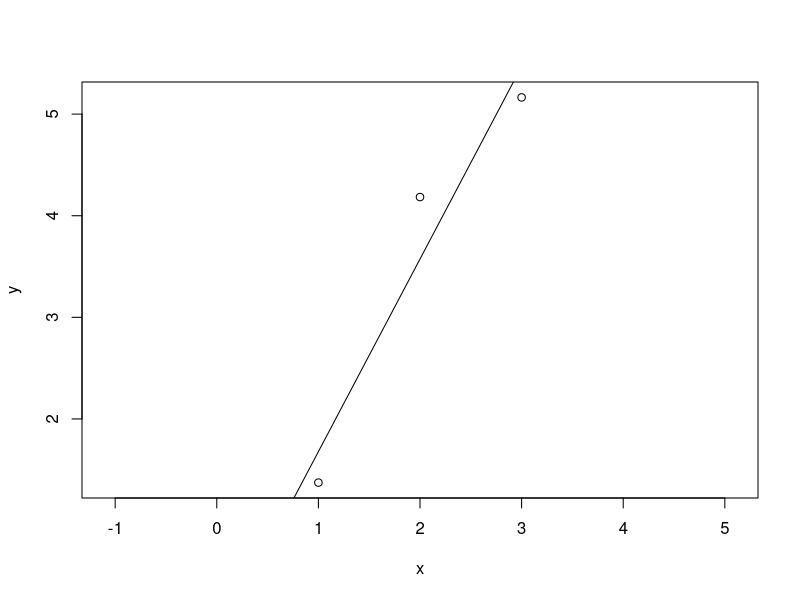
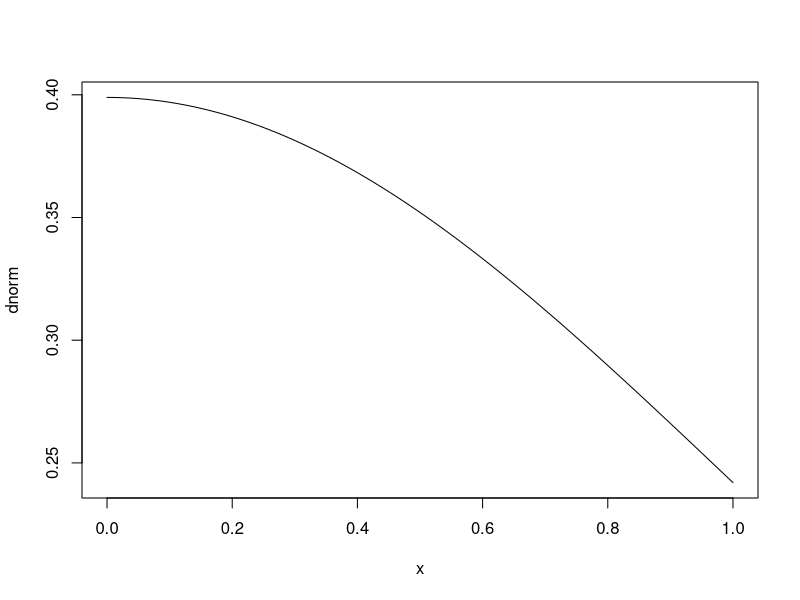
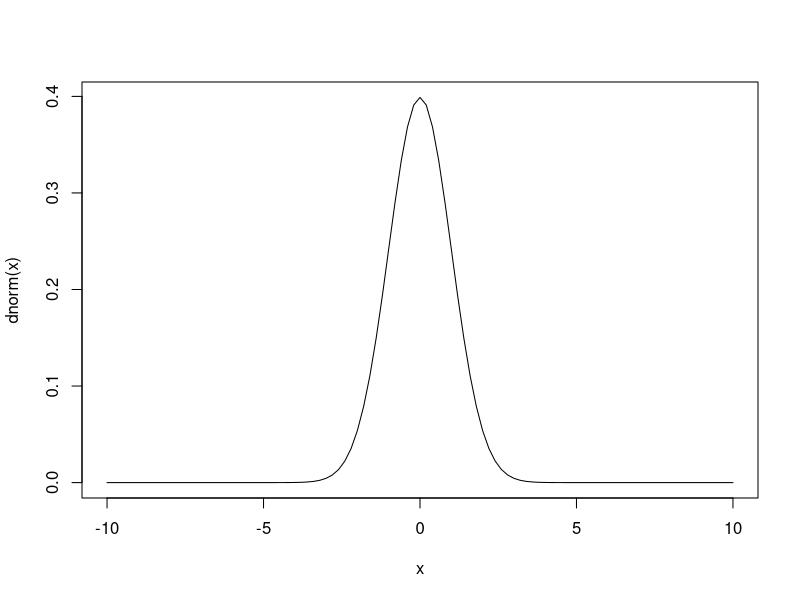

The R script that drew these images, in order:
# Create a vector called x
x <- c(1, 2, 3)
# y = 2*x
y = 2 * x
# Data frame
a <- data.frame(x, y)
# Data frame
data.frame(x, y)
a <- data.frame(x, y)
# Simulation for regression
set.seed(1)
a$y <- a$y +rnorm(3)
## Regression
plot(y ~ x ,a, asp=TRUE)
lm(y ~ x ,a)
a.lm = lm(y ~ x ,a)
abline(a.lm)
summary(a.lm)
## Normal distribution density
plot(dnorm)
curve(dnorm,-10,10)
